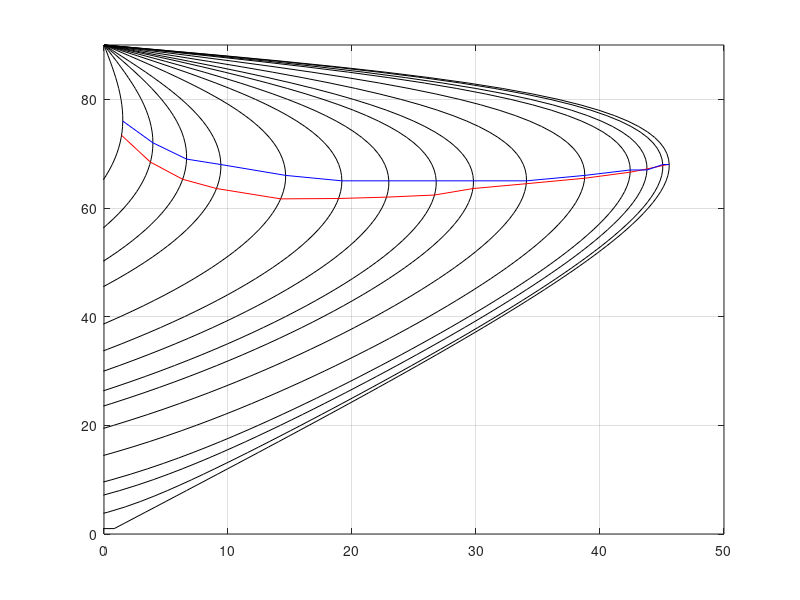

Write MATLAB code to recreate this figure. (Note: this script raises an error after producing the figure.)
clc
clear all
% close all

% A continuación se representa el diagrama de ondas de choque oblicuas. Este
% diagrama se rige por una ecuación que relaciona:
%     -El ángulo de deflexión, theta.
%     -El ángulo de inclinación de la onda, beta.
%     -El Mach del fluido que incide sobre la onda, M1.

%Datos y definición de parámetros:
gamma=1.4;   % Gas diatómico ideal (aire compuesto por N2 y O2)
M1=[1.1 1.2 1.3 1.4 1.6 1.8 2 2.25 2.5 3 4 6 8 15 1000];    % M1=1000 equivale a Infinito
beta=NaN(length(M1));

for j=1:length(M1)
    rango=length(asind(1/M1(j)):1:90);
    beta(1:rango,j)=asind(1/M1(j)):1:90;
end
beta(beta==0)=NaN;
for j=1:length(M1)
    for i=1:90 
       theta_x(i,j)=atand((M1(j)^2*(sind(beta(i,j)))^2-1)*2*cotd(beta(i,j))/(gamma*M1(j)^2+M1(j)^2*cosd(2*beta(i,j))+2));
       M2(i,j)=sqrt((2+(gamma-1)*M1(j)^2)/(2*gamma*M1(j)^2*sind(beta(i,j))^2-gamma+1)+(2*M1(j)^2*(cosd(beta(i,j)))^2)/((gamma-1)*M1(j)^2*(sind(beta(i,j)))^2+2));
       if M2(i,j)<1.001
            beta_M2_1(j)=beta(i,j);
            theta_M2_1(j)=theta_x(i,j);
            break;
       end
    end
end

M1=[1.1 1.2 1.3 1.4 1.6 1.8 2 2.25 2.5 3 4 6 8 15 1000];    % M1=1000 equivale a Infinito
beta_T=0:1:90;
for j=1:length(M1)
    for i=1:length(beta_T)
        theta(i,j)=atand((M1(j)^2*(sind(beta_T(i)))^2-1)*2*cotd(beta_T(i))/(gamma*M1(j)^2+M1(j)^2*cosd(2*beta_T(i))+2));
    end
    
end

for j=1:length(M1)
    plot(theta(:,j),beta_T,'-k');
    hold on
end
hold on
plot(theta_M2_1,beta_M2_1,'r');
hold on
[a,b]=max(theta);
plot(a,beta_T(b),'-b');
axis([0 50 0 90]);
grid on;
xlabel(texlabel('theta [º]'));
ylabel(texlabel('beta [º]'),'Rotation',0);

% Curvas correspondientes a valores constantes de M1.
% Representación gráfica de la curva formada por los puntos de ángulo de
% deflexión máxima, theta máxima, correspondientes a cada valor de M1
% (dibujada en rojo)

text(1.40,71, '1.1');
text(3.85,67, '1.2');
text(6.7,65, '1.3');
text(9.55,63, '1.4');
text(14.5,61.5, '1.6');
text(19.0,60.75, '1.8');
text(22.9,60.5,'2');
text(26.51,60.375, '2.25');
text(29.7531,60.4, '2.5');
text(33.9729,61.5, '3');
text(38.6436,63, '4');
text(42.4,64.5,'6');
text(43.8,66,'8');
text(45.8,70,'Inf');
text(19.5,67,'$\theta=\theta_{max}$','interpreter','latex','Color','b');
text(32.5,85,'Onda fuerte, $M_{2}<1$','interpreter','latex');
text(32.5,38,'Onda debil, $M_{2}>1$','interpreter','latex');
text(30,62,'$M_2=1$','interpreter','latex','Color','red');







